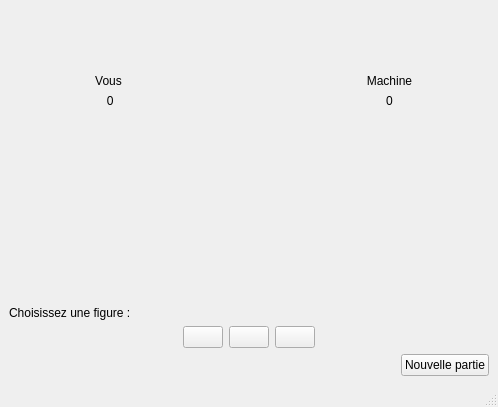
<?xml version="1.0" encoding="UTF-8"?>
<ui version="4.0">
 <class>ChifoumiVue</class>
 <widget class="QMainWindow" name="ChifoumiVue">
  <property name="geometry">
   <rect>
    <x>0</x>
    <y>0</y>
    <width>498</width>
    <height>407</height>
   </rect>
  </property>
  <property name="windowTitle">
   <string>ChifoumiVue</string>
  </property>
  <widget class="QWidget" name="centralwidget">
   <layout class="QHBoxLayout" name="horizontalLayout">
    <item>
     <layout class="QVBoxLayout" name="layoutPrincipal">
      <item>
       <layout class="QHBoxLayout" name="layoutVersus">
        <item>
         <spacer name="horizontalSpacer_7">
          <property name="orientation">
           <enum>Qt::Horizontal</enum>
          </property>
          <property name="sizeHint" stdset="0">
           <size>
            <width>40</width>
            <height>20</height>
           </size>
          </property>
         </spacer>
        </item>
        <item>
         <layout class="QVBoxLayout" name="layoutJoueur">
          <item>
           <spacer name="verticalSpacer">
            <property name="orientation">
             <enum>Qt::Vertical</enum>
            </property>
            <property name="sizeHint" stdset="0">
             <size>
              <width>20</width>
              <height>40</height>
             </size>
            </property>
           </spacer>
          </item>
          <item>
           <widget class="QLabel" name="lNomJoueur">
            <property name="text">
             <string>Vous</string>
            </property>
            <property name="alignment">
             <set>Qt::AlignCenter</set>
            </property>
           </widget>
          </item>
          <item>
           <widget class="QLabel" name="lScoreJoueur">
            <property name="text">
             <string> 0</string>
            </property>
            <property name="alignment">
             <set>Qt::AlignCenter</set>
            </property>
           </widget>
          </item>
          <item>
           <widget class="QLabel" name="lChoixJoueur">
            <property name="minimumSize">
             <size>
              <width>115</width>
              <height>115</height>
             </size>
            </property>
            <property name="maximumSize">
             <size>
              <width>115</width>
              <height>115</height>
             </size>
            </property>
            <property name="text">
             <string/>
            </property>
            <property name="pixmap">
             <pixmap resource="ressourcesChifoumi.qrc">:/chifoumi/images/rien_115.png</pixmap>
            </property>
            <property name="scaledContents">
             <bool>true</bool>
            </property>
           </widget>
          </item>
          <item>
           <spacer name="verticalSpacer_3">
            <property name="orientation">
             <enum>Qt::Vertical</enum>
            </property>
            <property name="sizeHint" stdset="0">
             <size>
              <width>20</width>
              <height>40</height>
             </size>
            </property>
           </spacer>
          </item>
         </layout>
        </item>
        <item>
         <spacer name="horizontalSpacer_5">
          <property name="orientation">
           <enum>Qt::Horizontal</enum>
          </property>
          <property name="sizeHint" stdset="0">
           <size>
            <width>40</width>
            <height>20</height>
           </size>
          </property>
         </spacer>
        </item>
        <item>
         <widget class="QLabel" name="lVersus">
          <property name="minimumSize">
           <size>
            <width>70</width>
            <height>70</height>
           </size>
          </property>
          <property name="maximumSize">
           <size>
            <width>70</width>
            <height>70</height>
           </size>
          </property>
          <property name="text">
           <string/>
          </property>
          <property name="pixmap">
           <pixmap resource="ressourcesChifoumi.qrc">:/chifoumi/images/versus_70.png</pixmap>
          </property>
         </widget>
        </item>
        <item>
         <spacer name="horizontalSpacer_6">
          <property name="orientation">
           <enum>Qt::Horizontal</enum>
          </property>
          <property name="sizeHint" stdset="0">
           <size>
            <width>40</width>
            <height>20</height>
           </size>
          </property>
         </spacer>
        </item>
        <item>
         <layout class="QVBoxLayout" name="layoutMachine">
          <item>
           <spacer name="verticalSpacer_2">
            <property name="orientation">
             <enum>Qt::Vertical</enum>
            </property>
            <property name="sizeHint" stdset="0">
             <size>
              <width>20</width>
              <height>40</height>
             </size>
            </property>
           </spacer>
          </item>
          <item>
           <widget class="QLabel" name="lNomMachine">
            <property name="text">
             <string>Machine</string>
            </property>
            <property name="alignment">
             <set>Qt::AlignCenter</set>
            </property>
            <property name="margin">
             <number>0</number>
            </property>
           </widget>
          </item>
          <item>
           <widget class="QLabel" name="lScoreMachine">
            <property name="text">
             <string>0</string>
            </property>
            <property name="alignment">
             <set>Qt::AlignCenter</set>
            </property>
           </widget>
          </item>
          <item>
           <widget class="QLabel" name="lChoixMachine">
            <property name="minimumSize">
             <size>
              <width>115</width>
              <height>115</height>
             </size>
            </property>
            <property name="maximumSize">
             <size>
              <width>115</width>
              <height>115</height>
             </size>
            </property>
            <property name="text">
             <string/>
            </property>
            <property name="pixmap">
             <pixmap resource="ressourcesChifoumi.qrc">:/chifoumi/images/rien_115.png</pixmap>
            </property>
            <property name="scaledContents">
             <bool>true</bool>
            </property>
           </widget>
          </item>
          <item>
           <spacer name="verticalSpacer_4">
            <property name="orientation">
             <enum>Qt::Vertical</enum>
            </property>
            <property name="sizeHint" stdset="0">
             <size>
              <width>20</width>
              <height>40</height>
             </size>
            </property>
           </spacer>
          </item>
         </layout>
        </item>
        <item>
         <spacer name="horizontalSpacer_8">
          <property name="orientation">
           <enum>Qt::Horizontal</enum>
          </property>
          <property name="sizeHint" stdset="0">
           <size>
            <width>40</width>
            <height>20</height>
           </size>
          </property>
         </spacer>
        </item>
       </layout>
      </item>
      <item>
       <layout class="QHBoxLayout" name="layoutChoix">
        <item>
         <widget class="QLabel" name="lChoixFig">
          <property name="text">
           <string>Choisissez une figure :</string>
          </property>
          <property name="alignment">
           <set>Qt::AlignBottom|Qt::AlignLeading|Qt::AlignLeft</set>
          </property>
         </widget>
        </item>
        <item>
         <spacer name="horizontalSpacer">
          <property name="orientation">
           <enum>Qt::Horizontal</enum>
          </property>
          <property name="sizeHint" stdset="0">
           <size>
            <width>40</width>
            <height>20</height>
           </size>
          </property>
         </spacer>
        </item>
       </layout>
      </item>
      <item>
       <layout class="QHBoxLayout" name="layoutFigures">
        <item>
         <spacer name="horizontalSpacer_3">
          <property name="orientation">
           <enum>Qt::Horizontal</enum>
          </property>
          <property name="sizeHint" stdset="0">
           <size>
            <width>40</width>
            <height>20</height>
           </size>
          </property>
         </spacer>
        </item>
        <item>
         <widget class="QPushButton" name="bPierre">
          <property name="maximumSize">
           <size>
            <width>100</width>
            <height>100</height>
           </size>
          </property>
          <property name="cursor">
           <cursorShape>PointingHandCursor</cursorShape>
          </property>
          <property name="text">
           <string/>
          </property>
          <property name="icon">
           <iconset resource="ressourcesChifoumi.qrc">
            <normaloff>:/chifoumi/images/pierre_115.png</normaloff>:/chifoumi/images/pierre_115.png</iconset>
          </property>
          <property name="iconSize">
           <size>
            <width>100</width>
            <height>100</height>
           </size>
          </property>
         </widget>
        </item>
        <item>
         <widget class="QPushButton" name="bPapier">
          <property name="maximumSize">
           <size>
            <width>100</width>
            <height>100</height>
           </size>
          </property>
          <property name="cursor">
           <cursorShape>PointingHandCursor</cursorShape>
          </property>
          <property name="text">
           <string/>
          </property>
          <property name="icon">
           <iconset resource="ressourcesChifoumi.qrc">
            <normaloff>:/chifoumi/images/papier_115.png</normaloff>:/chifoumi/images/papier_115.png</iconset>
          </property>
          <property name="iconSize">
           <size>
            <width>100</width>
            <height>100</height>
           </size>
          </property>
         </widget>
        </item>
        <item>
         <widget class="QPushButton" name="bCiseaux">
          <property name="maximumSize">
           <size>
            <width>100</width>
            <height>100</height>
           </size>
          </property>
          <property name="cursor">
           <cursorShape>PointingHandCursor</cursorShape>
          </property>
          <property name="text">
           <string/>
          </property>
          <property name="icon">
           <iconset resource="ressourcesChifoumi.qrc">
            <normaloff>:/chifoumi/images/ciseau_115.png</normaloff>:/chifoumi/images/ciseau_115.png</iconset>
          </property>
          <property name="iconSize">
           <size>
            <width>100</width>
            <height>100</height>
           </size>
          </property>
         </widget>
        </item>
        <item>
         <spacer name="horizontalSpacer_4">
          <property name="orientation">
           <enum>Qt::Horizontal</enum>
          </property>
          <property name="sizeHint" stdset="0">
           <size>
            <width>40</width>
            <height>20</height>
           </size>
          </property>
         </spacer>
        </item>
       </layout>
      </item>
      <item>
       <layout class="QHBoxLayout" name="layoutPied">
        <item>
         <spacer name="horizontalSpacer_2">
          <property name="orientation">
           <enum>Qt::Horizontal</enum>
          </property>
          <property name="sizeHint" stdset="0">
           <size>
            <width>40</width>
            <height>20</height>
           </size>
          </property>
         </spacer>
        </item>
        <item>
         <widget class="QPushButton" name="bNouv">
          <property name="cursor">
           <cursorShape>PointingHandCursor</cursorShape>
          </property>
          <property name="text">
           <string>Nouvelle partie</string>
          </property>
         </widget>
        </item>
       </layout>
      </item>
     </layout>
    </item>
   </layout>
  </widget>
  <widget class="QMenuBar" name="menubar">
   <property name="geometry">
    <rect>
     <x>0</x>
     <y>0</y>
     <width>498</width>
     <height>20</height>
    </rect>
   </property>
  </widget>
  <widget class="QStatusBar" name="statusbar"/>
  <action name="actionPierre">
   <property name="text">
    <string>Pierre</string>
   </property>
  </action>
  <action name="actionPapier">
   <property name="text">
    <string>Papier</string>
   </property>
  </action>
  <action name="actionCiseaux">
   <property name="text">
    <string>Ciseaux</string>
   </property>
  </action>
 </widget>
 <resources>
  <include location="ressourcesChifoumi.qrc"/>
 </resources>
 <connections/>
</ui>
